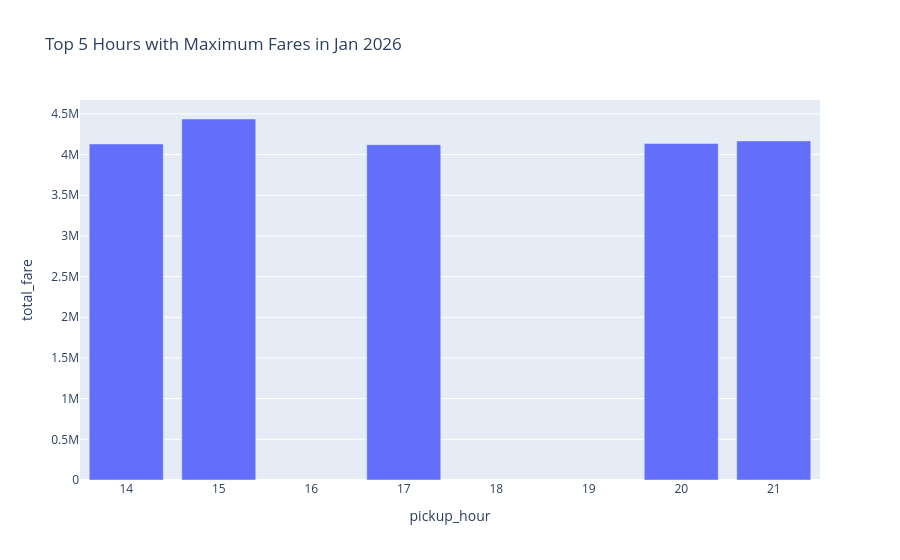

This figure's notebook cell:
### Code cell
question = "Identify the top 5 hours of the day when we saw maximum fares in Jan 2026"
output_df = query_to_sql_to_chart(question ,DATABASE_PATH)

### Figure 1 — Plotly figure (JSON) as saved in the notebook; plotly's stock layout.template omitted (floating-point values rounded to 4 significant figures)
{"data": [{"hovertemplate": "pickup_hour=%{x}<br>total_fare=%{y}<extra></extra>", "legendgroup": "", "marker": {"color": "#636efa", "pattern": {"shape": ""}}, "name": "", "orientation": "v", "showlegend": false, "textposition": "auto", "type": "bar", "x": [15, 21, 20, 14, 17], "xaxis": "x", "y": [4436782, 4167337, 4135100, 4130035, 4121191], "yaxis": "y"}], "layout": {"barmode": "relative", "legend": {"tracegroupgap": 0}, "title": {"text": "Top 5 Hours with Maximum Fares in Jan 2026"}, "xaxis": {"anchor": "y", "domain": [0, 1], "title": {"text": "pickup_hour"}}, "yaxis": {"anchor": "x", "domain": [0, 1], "title": {"text": "total_fare"}}}}
